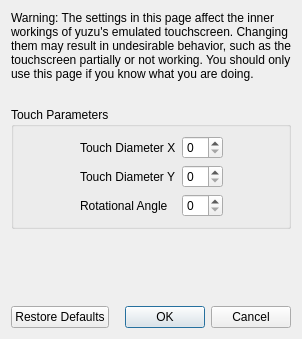
<?xml version="1.0" encoding="UTF-8"?>
<ui version="4.0">
 <class>ConfigureTouchscreenAdvanced</class>
 <widget class="QDialog" name="ConfigureTouchscreenAdvanced">
  <property name="geometry">
   <rect>
    <x>0</x>
    <y>0</y>
    <width>298</width>
    <height>339</height>
   </rect>
  </property>
  <property name="windowTitle">
   <string>Configure Touchscreen</string>
  </property>
  <layout class="QVBoxLayout" name="verticalLayout">
   <item>
    <widget class="QLabel" name="label_2">
     <property name="minimumSize">
      <size>
       <width>280</width>
       <height>0</height>
      </size>
     </property>
     <property name="text">
      <string>Warning: The settings in this page affect the inner workings of yuzu's emulated touchscreen. Changing them may result in undesirable behavior, such as the touchscreen partially or not working. You should only use this page if you know what you are doing.</string>
     </property>
     <property name="wordWrap">
      <bool>true</bool>
     </property>
    </widget>
   </item>
   <item>
    <spacer name="verticalSpacer_2">
     <property name="orientation">
      <enum>Qt::Vertical</enum>
     </property>
     <property name="sizeType">
      <enum>QSizePolicy::Fixed</enum>
     </property>
     <property name="sizeHint" stdset="0">
      <size>
       <width>20</width>
       <height>20</height>
      </size>
     </property>
    </spacer>
   </item>
   <item>
    <widget class="QGroupBox" name="gridGroupBox">
     <property name="title">
      <string>Touch Parameters</string>
     </property>
     <layout class="QGridLayout" name="gridLayout">
      <item row="0" column="0">
       <spacer name="horizontalSpacer">
        <property name="orientation">
         <enum>Qt::Horizontal</enum>
        </property>
        <property name="sizeHint" stdset="0">
         <size>
          <width>40</width>
          <height>20</height>
         </size>
        </property>
       </spacer>
      </item>
      <item row="1" column="1">
       <widget class="QLabel" name="label_4">
        <property name="text">
         <string>Touch Diameter Y</string>
        </property>
       </widget>
      </item>
      <item row="0" column="3">
       <spacer name="horizontalSpacer_2">
        <property name="orientation">
         <enum>Qt::Horizontal</enum>
        </property>
        <property name="sizeHint" stdset="0">
         <size>
          <width>40</width>
          <height>20</height>
         </size>
        </property>
       </spacer>
      </item>
      <item row="0" column="1">
       <widget class="QLabel" name="label_3">
        <property name="text">
         <string>Touch Diameter X</string>
        </property>
       </widget>
      </item>
      <item row="2" column="1">
       <widget class="QLabel" name="label_5">
        <property name="text">
         <string>Rotational Angle</string>
        </property>
       </widget>
      </item>
      <item row="0" column="2">
       <widget class="QSpinBox" name="diameter_x_box"/>
      </item>
      <item row="1" column="2">
       <widget class="QSpinBox" name="diameter_y_box"/>
      </item>
      <item row="2" column="2">
       <widget class="QSpinBox" name="angle_box"/>
      </item>
     </layout>
    </widget>
   </item>
   <item>
    <spacer name="verticalSpacer">
     <property name="orientation">
      <enum>Qt::Vertical</enum>
     </property>
     <property name="sizeHint" stdset="0">
      <size>
       <width>20</width>
       <height>40</height>
      </size>
     </property>
    </spacer>
   </item>
   <item>
    <layout class="QHBoxLayout" name="horizontalLayout">
     <item>
      <widget class="QPushButton" name="restore_defaults_button">
       <property name="text">
        <string>Restore Defaults</string>
       </property>
      </widget>
     </item>
     <item>
      <widget class="QDialogButtonBox" name="buttonBox">
       <property name="standardButtons">
        <set>QDialogButtonBox::Cancel|QDialogButtonBox::Ok</set>
       </property>
      </widget>
     </item>
    </layout>
   </item>
  </layout>
 </widget>
 <resources/>
 <connections>
  <connection>
   <sender>buttonBox</sender>
   <signal>accepted()</signal>
   <receiver>ConfigureTouchscreenAdvanced</receiver>
   <slot>accept()</slot>
  </connection>
  <connection>
   <sender>buttonBox</sender>
   <signal>rejected()</signal>
   <receiver>ConfigureTouchscreenAdvanced</receiver>
   <slot>reject()</slot>
   </connection>
 </connections>
</ui>
